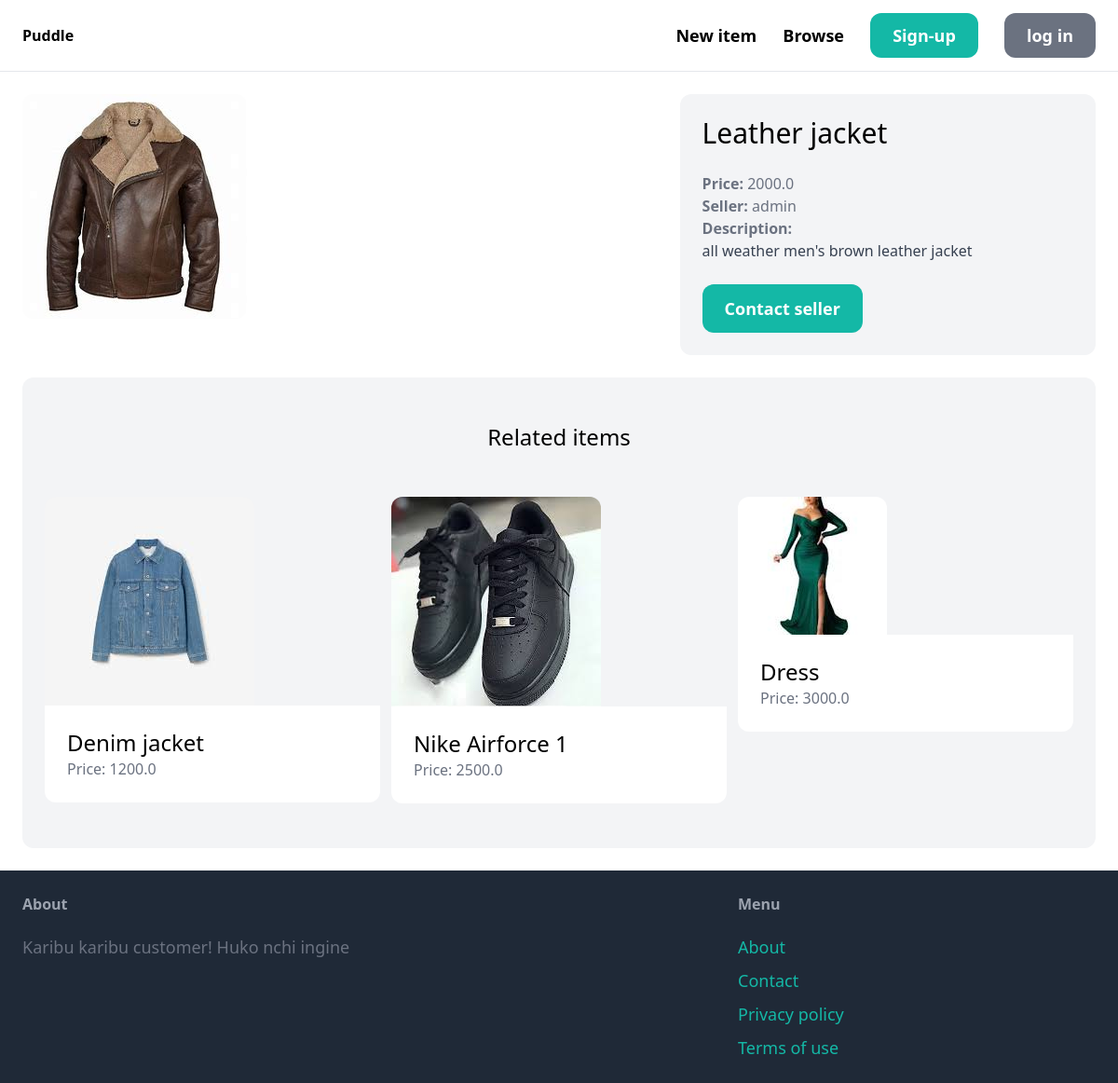
Screenshot of /items/2/ with the database file from the repository.
### item/models.py (models this page shows, shortened)
class Item(models.Model):
    category = models.ForeignKey(Category, related_name='items', on_delete=models.CASCADE)
    name = models.CharField(max_length=255)
    description = models.TextField(blank=True, null=True)
    price = models.FloatField()
    image = models.ImageField(upload_to='item_images', blank=True, null=True)
    is_sold = models.BooleanField(default=False)
    created_by = models.ForeignKey(User, related_name='items', on_delete=models.CASCADE)
    created_at = models.DateTimeField(auto_now_add=True)

### item/views.py (the view)
# urls.py: path('<int:pk>/', views.detail, name='detail'),
def detail(request, pk):
    item = get_object_or_404(Item, pk=pk)
    related_items = Item.objects.filter(category=item.category, is_sold=False).exclude(pk=pk)[0:3]
    return render(request, 'item/detail.html', {
        'item': item,
        'related_items': related_items
    })

### item/templates/item/detail.html (shortened to what this page needs)
{% extends 'core/base.html' %}
{% block content %}
    <div class="grid grid-cols-5 gap-6">
        <div class="col-span-3">
            <img src="{{ item.image.url }}" class="rounded-xl">
        </div>
        <div class="col-span-2 p-6 bg-gray-100 rounded-xl">
            <h1 class="mb-6 text-3xl">{{ item.name }}</h1>
            <p class="text-gray-500"><strong>Price: </strong>{{ item.price }}</p>
            <p class="text-gray-500"><strong>Seller: </strong>{{ item.created_by.username }}</p>
            {% if item.description %}
                <p class="text-gray-700">
                    <strong class="text-gray-500">Description:</strong><br>
                    {{ item.description }}
                </p>
            {% endif %}
            {% if request.user == item.created_by %}
                <div class="mt-6 p-6 bg-white rounded-xl">
                    <p>This is your item!</p>
                    <a href="{% url 'item:edit' item.id %}" class="inline-block mt-6 px-6 py-3 text-lg font-semibold bg-teal-500 text-white rounded-xl">Edit</a>
                    <a href="{% url 'item:delete' item.id %}" class="inline-block mt-6 px-6 py-3 text-lg font-semibold bg-red-500 text-white rounded-xl">Delete</a>
                </div>
            {% else %}
                <a href="{% url 'conversation:new' item.id %}" class="inline-block mt-6 px-6 py-3 text-lg font-semibold bg-teal-500 text-white rounded-xl hover:bg-teal-700">Contact seller</a>
            {% endif %}
        </div>
    </div>
    <div class="mt-6 px-6 py-12 bg-gray-100 rounded-xl">
        <h2 class="mb-12 text-2xl text-center">Related items</h2>
        <div class="grid grid-cols-3 gap-3">
            {% for item in related_items %}
                <div>
                    <a href="{% url 'item:detail' item.id %}">
                        <div>
                            <img src="{{ item.image.url }}" class="rounded-t-xl">
                        </div>
                        <div class="p-6 bg-white rounded-b-xl">
                            <h2 class="text-2xl">{{ item.name }}</h2>
                            <p class="text-gray-500">Price: {{ item.price }}</p>
                        </div>
                    </a>
                </div>
            {% endfor %}
        </div>
    </div>
{% endblock %}

### rows the page displays
Item: image (picture), name "Leather jacket", price "2000.0", created_by.username "admin", description "all weather men's brown leather jacket"
Item: image (picture), name "Denim jacket", price "1200.0"
Item: image (picture), name "Nike Airforce 1", price "2500.0"
Item: image (picture), name "Dress", price "3000.0"
